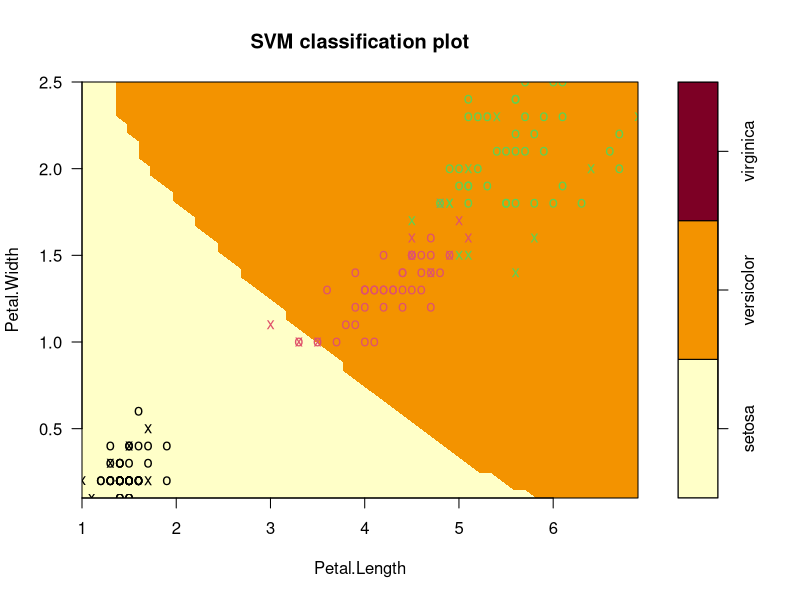

This figure's R source:
# http://rischanlab.github.io/SVM.html

library("e1071")
library("caret")

# Using Iris data

head(iris,5)

##   Sepal.Length Sepal.Width Petal.Length Petal.Width Species
## 1          5.1         3.5          1.4         0.2  setosa
## 2          4.9         3.0          1.4         0.2  setosa
## 3          4.7         3.2          1.3         0.2  setosa
## 4          4.6         3.1          1.5         0.2  setosa
## 5          5.0         3.6          1.4         0.2  setosa

# Attach the Data

attach(iris)

# Divide Iris data to x (containt the all features) and y only the classes

x <- subset(iris, select=-Species)
y <- Species

# Create SVM Model and show summary

svm_model <- svm(Species ~ .,kernel = 'radial', data=iris, cost=100)
summary(svm_model)
#varImp(svm_model, scale=FALSE)

plot(svm_model, iris,
     Petal.Width ~ Petal.Length,
     slice = list(Sepal.Width = 3, Sepal.Length = 4))

pred <- predict(svm_model, head(iris), decision.values = TRUE)
pred

## 
## Call:
## svm(formula = Species ~ ., data = iris)
## 
## 
## Parameters:
##    SVM-Type:  C-classification 
##  SVM-Kernel:  radial 
##        cost:  1 
##       gamma:  0.25 
## 
## Number of Support Vectors:  51
## 
##  ( 8 22 21 )
## 
## 
## Number of Classes:  3 
## 
## Levels: 
##  setosa versicolor virginica

#Create SVM Model and show summary

svm_model1 <- svm(x,y)
summary(svm_model1)

## 
## Call:
## svm.default(x = x, y = y)
## 
## 
## Parameters:
##    SVM-Type:  C-classification 
##  SVM-Kernel:  radial 
##        cost:  1 
##       gamma:  0.25 
## 
## Number of Support Vectors:  51
## 
##  ( 8 22 21 )
## 
## 
## Number of Classes:  3 
## 
## Levels: 
##  setosa versicolor virginica

# Run Prediction and you can measuring the execution time in R

pred <- predict(svm_model1,x)
system.time(pred <- predict(svm_model1,x))

##    user  system elapsed 
##       0       0       0

# See the confusion matrix result of prediction, using command table to compare the result of SVM
# prediction and the class data in y variable.

table(pred,y)

##             y
## pred         setosa versicolor virginica
##   setosa         50          0         0
##   versicolor      0         48         2
##   virginica       0          2        48

# TUning SVM to find the best cost and gamma ..

svm_tune <- tune(svm, train.x=x, train.y=y, 
              kernel="radial", ranges=list(cost=10^(-1:2), gamma=c(.5,1,2)))

print(svm_tune)

## 
## Parameter tuning of 'svm':
## 
## - sampling method: 10-fold cross validation 
## 
## - best parameters:
##  cost gamma
##     1   0.5
## 
## - best performance: 0.05333

# After you find the best cost and gamma, you can create svm model again and try to run again

svm_model_after_tune <- svm(Species ~ ., data=iris, kernel="radial", cost=100, gamma=0.5)
summary(svm_model_after_tune)

## 
## Call:
## svm(formula = Species ~ ., data = iris, kernel = "radial", cost = 1, 
##     gamma = 0.5)
## 
## 
## Parameters:
##    SVM-Type:  C-classification 
##  SVM-Kernel:  radial 
##        cost:  1 
##       gamma:  0.5 
## 
## Number of Support Vectors:  59
## 
##  ( 11 23 25 )
## 
## 
## Number of Classes:  3 
## 
## Levels: 
##  setosa versicolor virginica

# Run Prediction again with new model

pred <- predict(svm_model_after_tune,x)
system.time(predict(svm_model_after_tune,x))

##    user  system elapsed 
##       0       0       0

# See the confusion matrix result of prediction, using command table to compare the result of SVM
# prediction and the class data in y variable.

table(pred,y)

##             y
## pred         setosa versicolor virginica
##   setosa         50          0         0
##   versicolor      0         48         2
##   virginica       0          2        48

